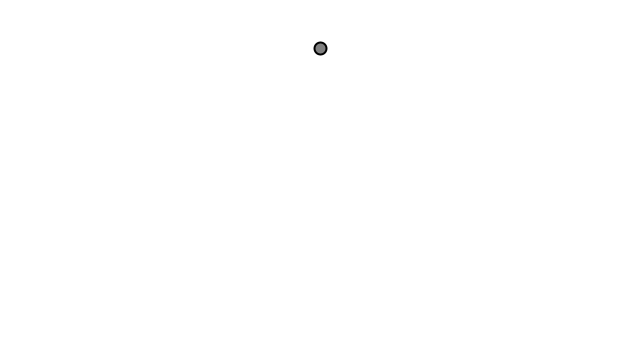
Frame 1 (no input)
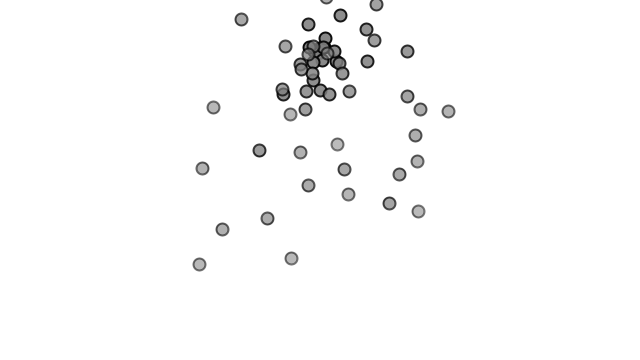
Frame 60 (the mouse pressed at the canvas centre just before this capture)
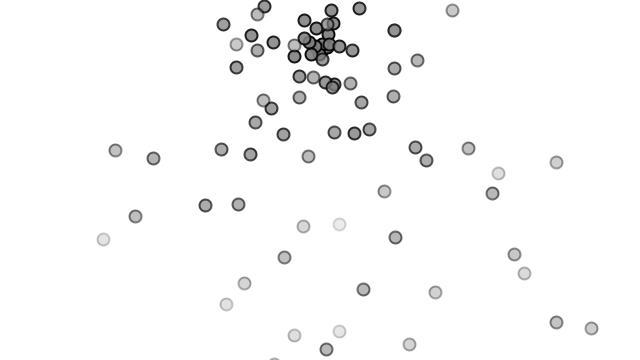
Frame 120 (the mouse held since frame 60 and released just before this capture)

The Processing sketch that drew these frames (run headless with seeded random() and noise(); from frame 60 on, the mouse is pressed at the canvas centre):

// Processing sketch: sketch_4_10_Particle_Interaction
// ── sketch_4_10_Particle_Interaction.pde
// The Nature of Code
// Daniel Shiffman
// http://natureofcode.com

ParticleSystem ps;

void setup() {
  size(640,360);
  ps = new ParticleSystem(new PVector(width/2,50));    
}

void draw() {
  background(255);
  ps.addParticle();
  
  // Apply gravity force to all Particles
  PVector gravity = new PVector(0,0.1);
  ps.applyForce(gravity);  
  
  ps.run();
}
// ── Particle.pde
// The Nature of Code
// Daniel Shiffman
// http://natureofcode.com

class Particle {
  PVector position;
  PVector velocity;
  PVector acceleration;
  float lifespan;
  
  float mass = 1; // Let's do something better here!

  Particle(PVector l) {
    acceleration = new PVector(0,0);
    velocity = new PVector(random(-1,1),random(-2,0));
    position = l.get();
    lifespan = 255.0;
  }

  void run() {
    update();
    display();
  }

  void applyForce(PVector force) {
    PVector f = force.get();
    f.div(mass);   
    acceleration.add(f);
  }

  // Method to update position
  void update() {
    velocity.add(acceleration);
    position.add(velocity);
    acceleration.mult(0);
    lifespan -= 2.0;
  }
  
  void interact(Particle other) {
    PVector dir = PVector.sub(position,other.position); 
    float d = dir.mag();
    d = constrain(d, 5, 100);
    dir.normalize();
    float force = -.05 * ParticleSystem.G / (d * d);    
    dir.mult(force);
    other.applyForce(dir);
  }

  // Method to display
  void display() {
    stroke(0,lifespan);
    strokeWeight(2);
    fill(127,lifespan);
    ellipse(position.x,position.y,12,12);
  }

  // Is the particle still useful?
  boolean isDead() {
    if (lifespan < 0.0) {
      return true;
    } else {
      return false;
    }
  }
}
// ── ParticleSystem.pde
// The Nature of Code
// Daniel Shiffman
// http://natureofcode.com

class ParticleSystem {
  ArrayList<Particle> particles;
  PVector origin;
  static final float G = 100;

  ParticleSystem(PVector position) {
    origin = position.get();
    particles = new ArrayList<Particle>();
  }

  void addParticle() {
    particles.add(new Particle(origin));
  }

  // A function to apply a force to all Particles
  void applyForce(PVector f) {
    for (Particle p: particles) {
      p.applyForce(f);
    }
  }
  
  void interact() {
    for (int i = 0; i < particles.size(); i++) {
      for (int j = i; j < particles.size(); j++) {
        particles.get(i).interact(particles.get(j));
      }
    }
  }

  void run() {
    interact();
    for (int i = particles.size()-1; i >= 0; i--) {
      Particle p = particles.get(i);
      p.run();
      if (p.isDead()) {
        particles.remove(i);
      }
    }
  }
}
